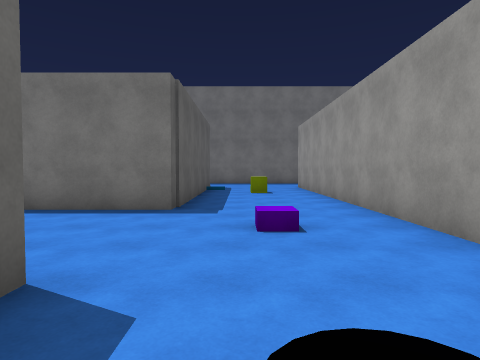
View 1 (above)

24 first-person views from a walk through a scene from a Unity 3-D project. The camera is 1.5 m above the floor, tilts 2° down and sees 75° across. The floor is counted in squares, 2 m on a side. Each view is taken from the middle of a square. On the plan, view 1 faces up. The plan holds only what a view shows up to about 10 squares ahead; the rest is blank. The place goes on beyond the plan. Surface patterns are stand-ins for the level's own textures.

View 2
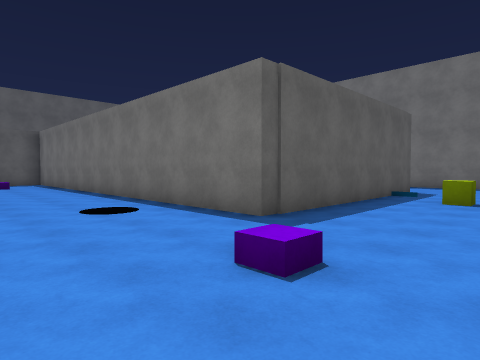

View 3
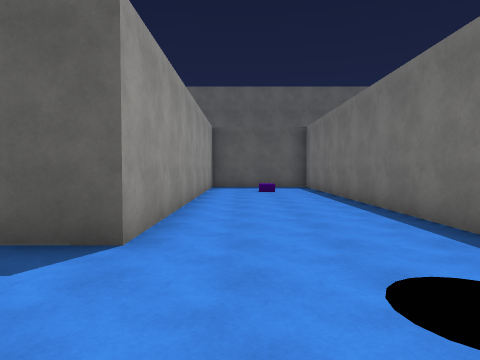

View 4
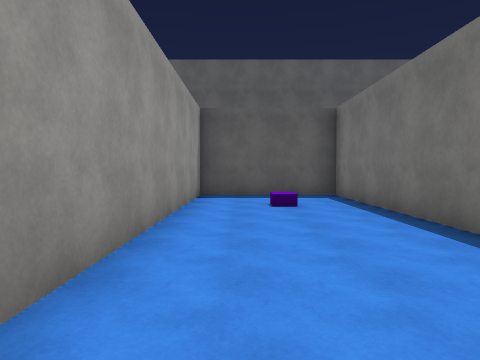

View 5
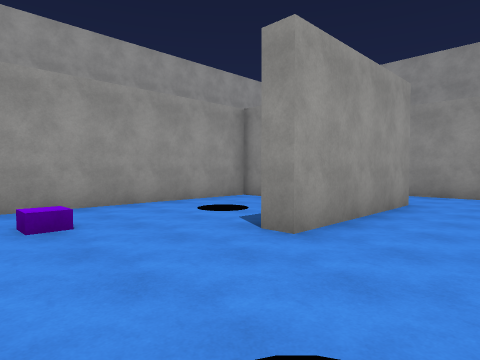

View 6
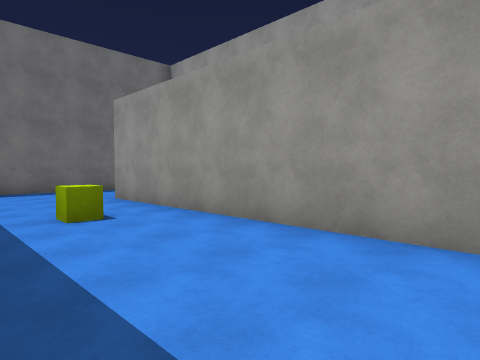

View 7
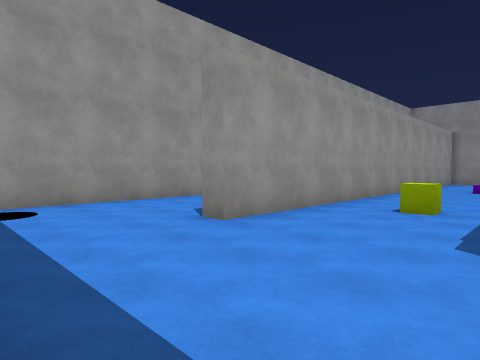

View 8
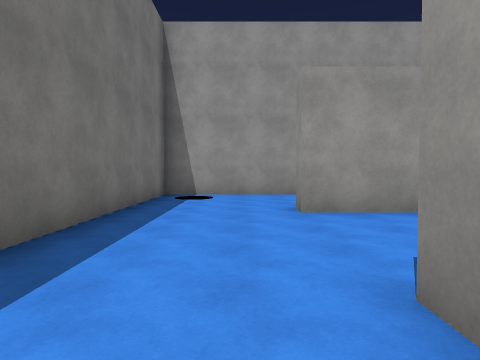

View 9
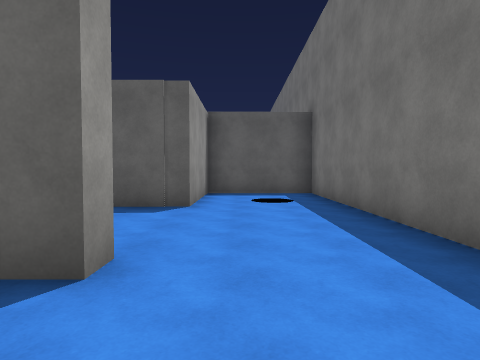

View 10
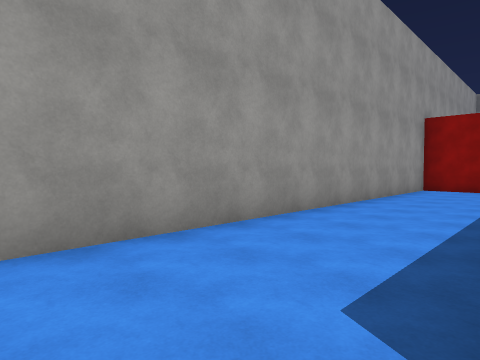

View 11
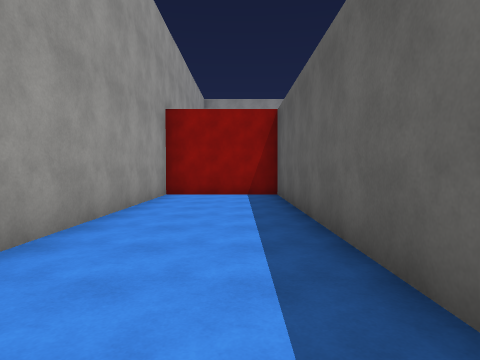

View 12
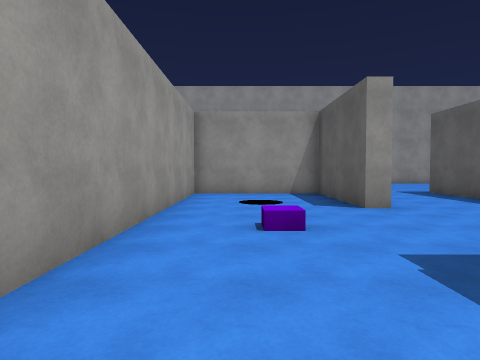

View 13
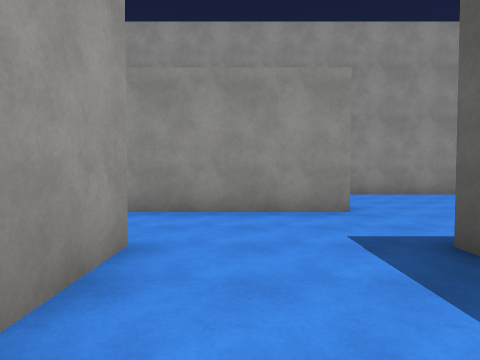

View 14
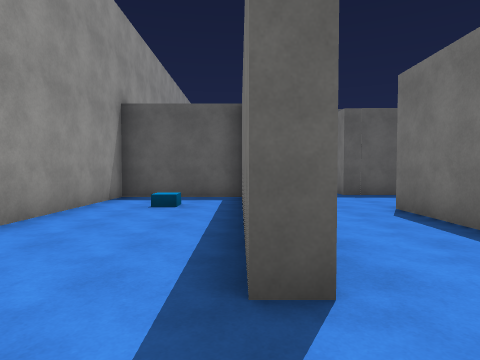

View 15
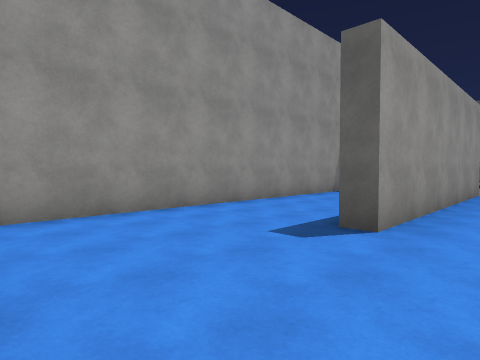

View 16
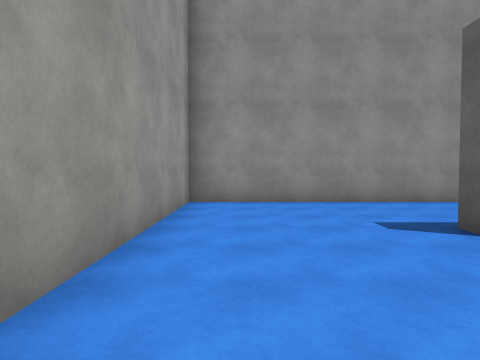

View 17
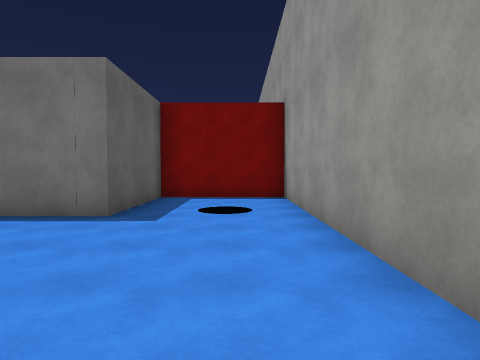

View 18
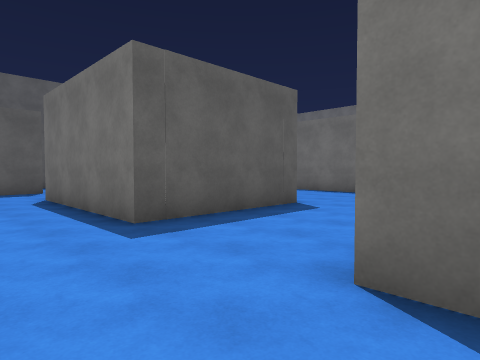

View 19
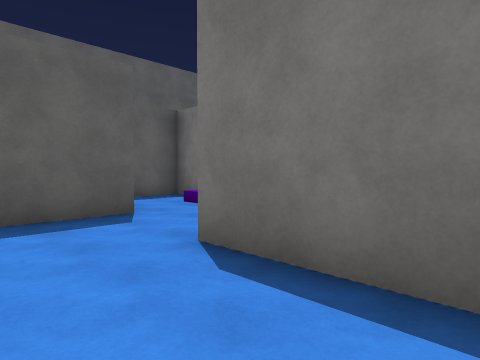

View 20
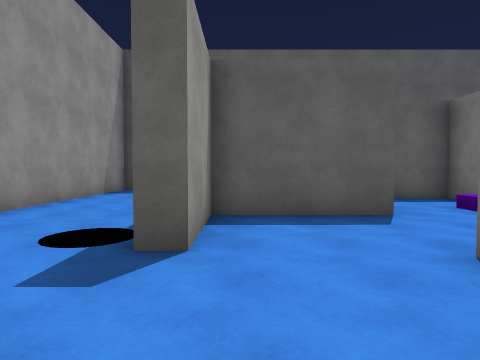

View 21
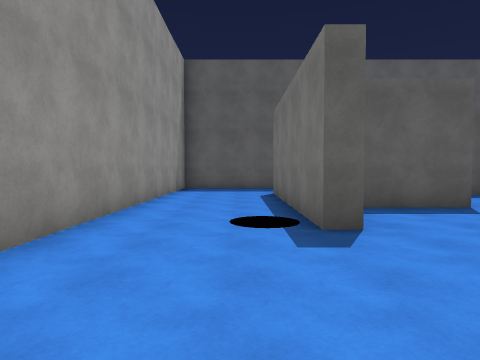

View 22
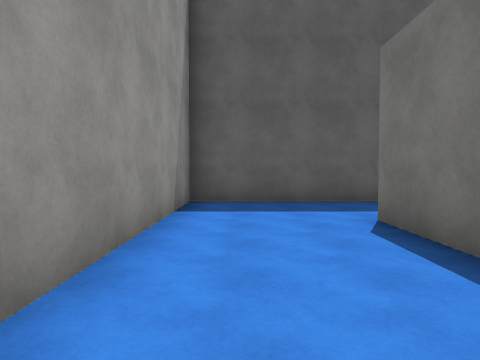

View 23
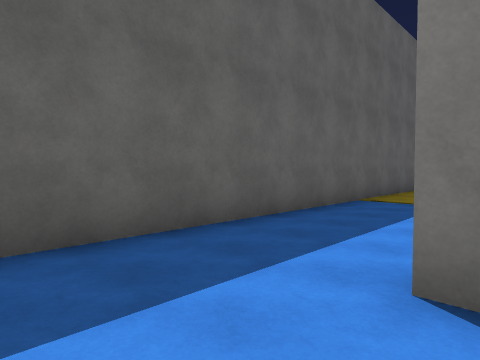

View 24
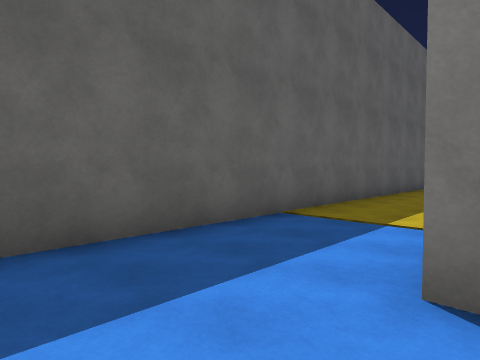

### Floor plan
Points are (right, up) in squares from view 1. A wall is a line through its corners. A room is listed if a view was taken in it or the views show most of it. See-through windows are left out.
Room 1 (views 1, 2, 3, 4, 5, 6, 7, 8, 9, 10, 11, 12)
walls: (2.9, 9.6) (2.9, 1.9) (6.2, 1.9) (6.2, 16.2) (-4.7, 16.2) (-4.7, 13) (-1.2, 13) (-1.2, 5.7) (-15, 5.7) (-15, 1.9) (-5.1, 1.9); (-1.9, 2) (-1.4, 2) (-1.4, -1.6) (2.4, -1.6) (2.4, 13) (2.9, 13) (2.9, 12.4)
ways out: opening at (-3.5, 1.5) to room 2
objects: cube (1, 10)
Room 2 (views 13, 14, 15, 16, 17, 18)
walls: (-4.4, -4.9) (-4.4, -8.2) (6.2, -8.2) (6.2, 1.3) (2.9, 1.3) (2.9, -2) (-1.9, -2) (-1.9, 2); (-5, -4.5) (2.2, -4.5) (2.2, -5) (-1, -5); (-5.1, 1.9) (-5.1, -2)
ways out: opening at (-3.5, 1.5) to room 1; opening at (-5, -3.5) to room 3
Room 3 (views 19, 20, 21, 22, 23, 24)
walls: (-18.3, 6.9) (-18.3, -8.2) (-6.2, -8.2); (-12.1, -1.4) (-12.1, -4.5) (-9.8, -4.5) (-9.8, -5) (-15.6, -5); (-5.1, -2) (-9.8, -2)
ways out: opening at (-5, -3.5) to room 2; opening at (-10.5, -2)

Positions as (right, up) in squares from view 1, and headings:
1: (0, 0), facing up
2: (2, 2), facing up-left
3: (-2, 3), facing left
4: (-6, 3), facing left
5: (-4, 5), facing down-right
6: (-1, 5), facing up-right
7: (-1, 16), facing down-right
8: (-3, 14), facing right
9: (5, 14), facing left
10: (3, 14), facing down-right
11: (4, 11), facing down
12: (1, 8), facing down
13: (-3, 1), facing down
14: (4, -5), facing left
15: (6, -3), facing down-left
16: (5, -1), facing down
17: (5, -7), facing up
18: (-1, -4), facing up-left
19: (-7, -4), facing up-left
20: (-7, -4), facing left
21: (-6, -6), facing left
22: (-11, -7), facing left
23: (-15, -7), facing up-left
24: (-15, -4), facing up-left
